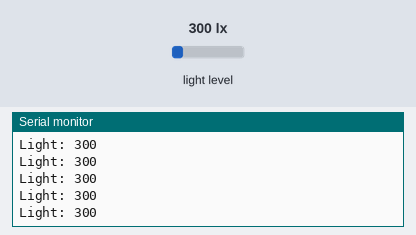
Bench run of a sketch on a simulated Arduino Uno, built with avr-gcc and run on an emulated ATmega328P. On the bench: the last lines printed to the serial monitor. The inputs (shaded band) are chosen by the test bench; at power-on: light level 300 lx.

Above: at 1.2 s.
1.3 s: light level set to 40 lx
At 1.68 s:
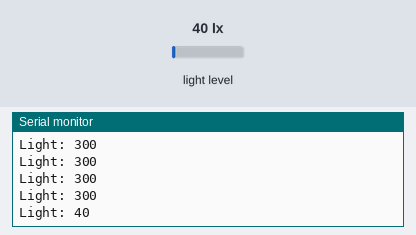
2.8 s: light level set to 500 lx
At 2.93 s:
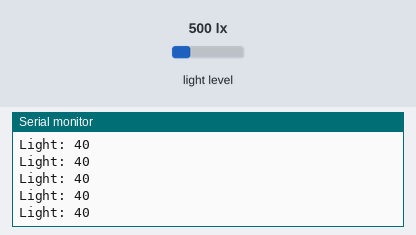
Timing chart, 0 to 5.8 s (numbered marks = the images above; inputs shaded):
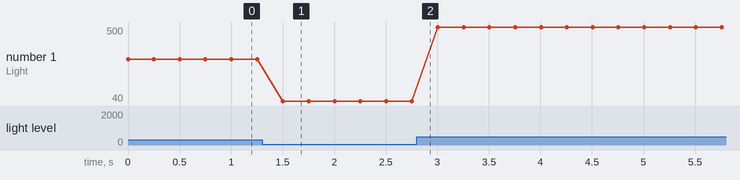

The sketch:

BH1750FVI.ino
```cpp
#include <BH1750FVI.h>

BH1750FVI LightSensor(BH1750FVI::k_DevModeContHighRes);

void setup()
{
  Serial.begin(115200);
  Serial.setDebugOutput(true);
  LightSensor.begin();
}

void loop()
{
  uint16_t lux = LightSensor.GetLightIntensity();
  Serial.print("Light: ");
  Serial.println(lux);
  delay(250);
}
```

Measured:
- after the input at 1.3 s, the serial monitor: prints a new line after 0.20 s (image 1)
- plotted number 1: 300 → 40 after the input at 1.3 s, 40 → 500 after the input at 2.8 s
